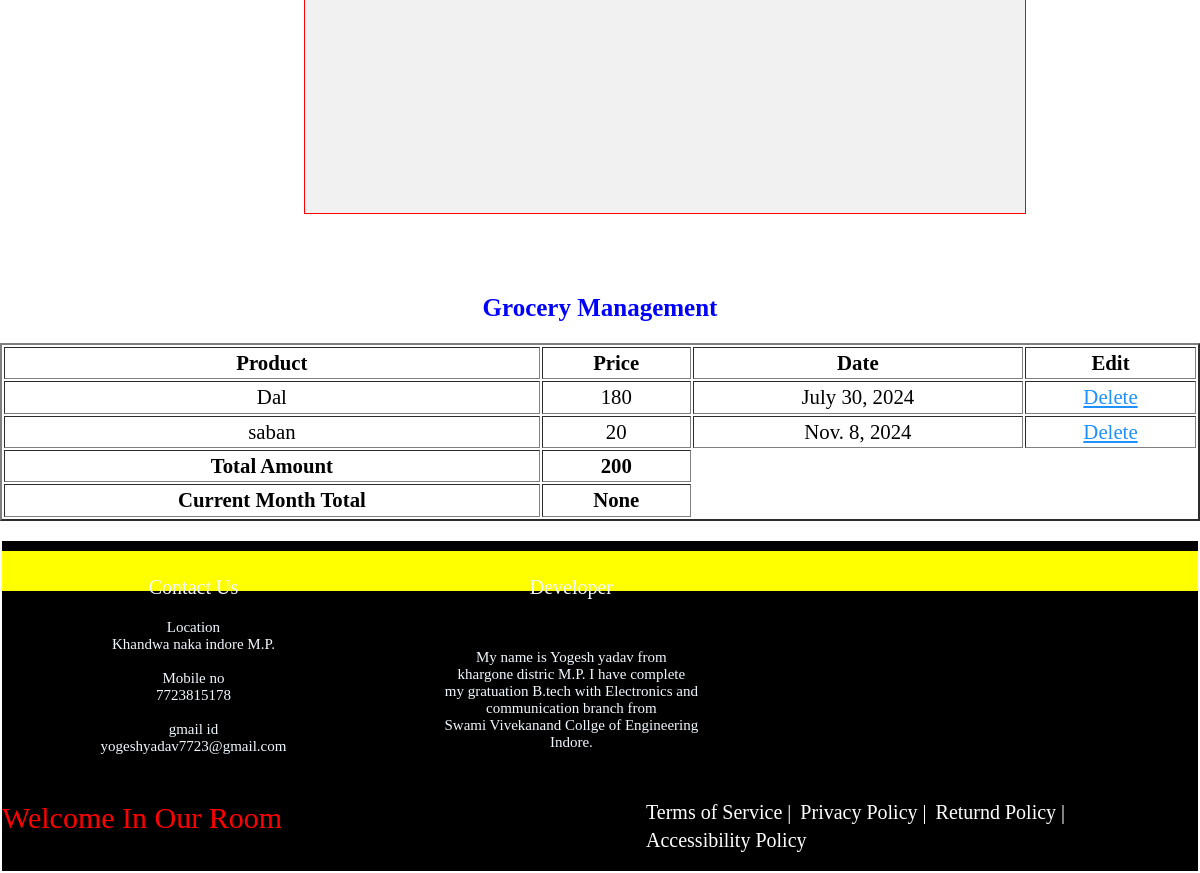
Before: /profile/ (signed in, lower part) with the older database file.
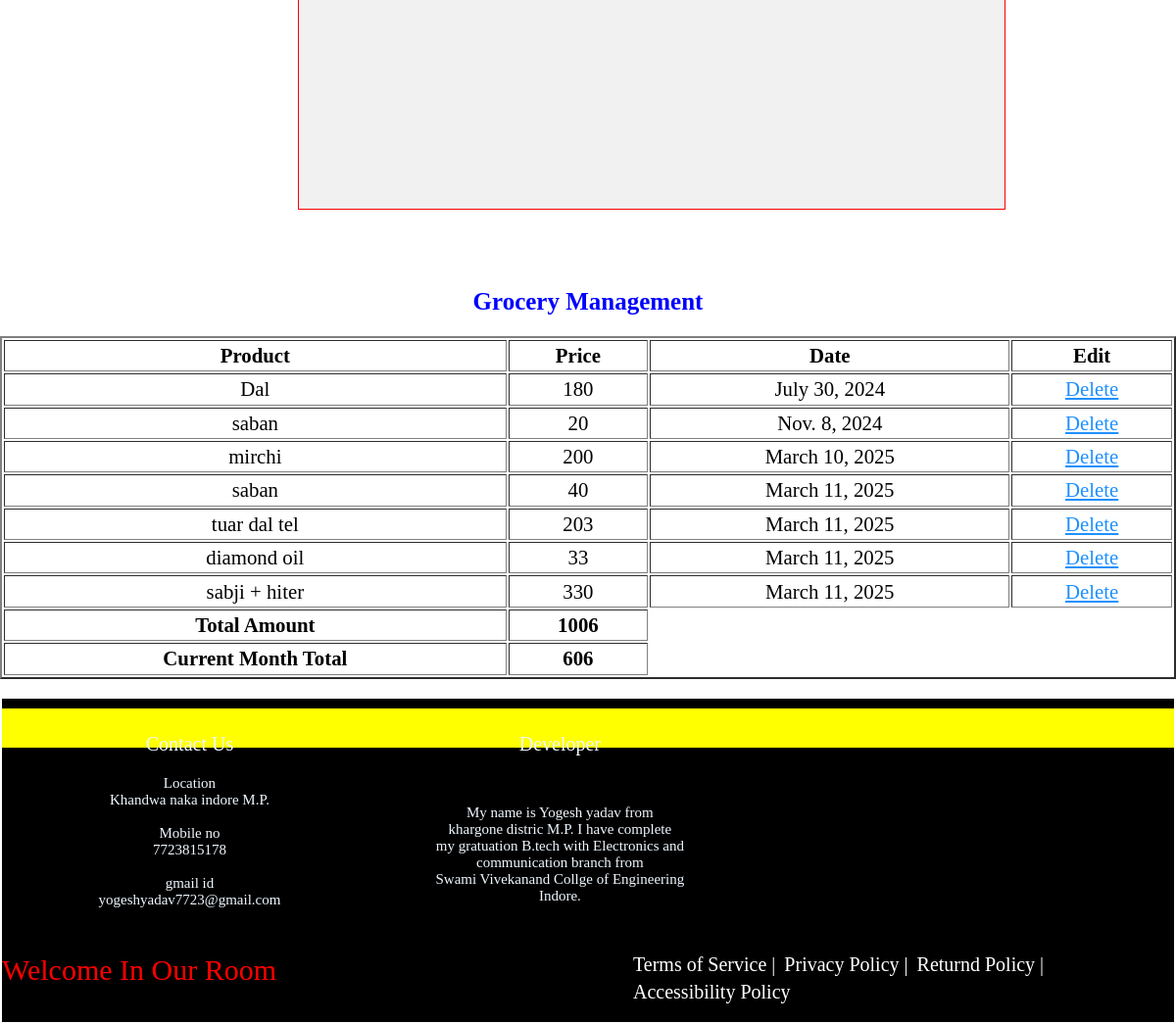
After: the same page with the newer database file.
### app1/models.py (models this page shows, shortened)
class Product(models.Model):
    user = models.ForeignKey(User,on_delete=models.CASCADE,max_length=50,related_name='member')
    item = models.CharField(max_length=100)
    price = models.IntegerField()
    date = models.DateField(default=timezone.now)

### app1/views.py (the view)
# urls.py: path('profile/',views.profile,name='profile'),
def profile(request):
    if request.user.is_authenticated:
        user = request.user
        data = Profile.objects.get(name=user)
        product = Product.objects.filter(user=user)
        total = Product.objects.filter(user=user).aggregate(total_amount=Sum('price'))
        current = Product.objects.filter(date=datetime.today(),user=user).aggregate(current_month = Sum('price'))
        return render(request,"accounts/profile.html",{'data':data,'product':product,'current':current,'total':total})

### app1/templates/accounts/profile.html (shortened to what this page needs)
{% extends "base.html" %}
{% load static %}
{% block contaner %}
<section class='main_cont'>
    <section class='signin'>
        <form action='/profile/' method='post'>
        <br>
        <br>
    </form>
</section>
<div class='item'>
<h1>Grocery Management</h1>
<table border='2px' cellspacing='' cellpadding='' width='50%'>
  <tr>
     <th>Product</th>
     <th>Price</th>
     <th>Date</th>
     <th>Edit</th>
  </tr>
  <tr>
     {% for i in product %}
     <td>{{i.item}}</td>
     <td>{{i.price}}</td>
     <td>{{i.date}}</td>
     <td ><a href="/delete/{{i.id}}">Delete</a></td>
  </tr>
  {% endfor %}
  <tr>
    <th >Total Amount</th>
    <th>{{total.total_amount}}</th>
 </tr>
 <tr>
    <th >Current Month Total</th>
    <th>{{current.current_month}}</th>
 </tr>
</table>
</div>
</section>
{% endblock %}

Changed rows visible on the page:
added Product: item "mirchi", price "200", date "March 10, 2025"
added Product: item "saban", price "40", date "March 11, 2025"
added Product: item "tuar dal tel", price "203", date "March 11, 2025"
added Product: item "diamond oil", price "33", date "March 11, 2025"
added Product: item "sabji + hiter", price "330", date "March 11, 2025"
Other visible differences:
{{ total.total_amount }}: "200" → "1006"
{{ current.current_month }}: "None" → "606"
